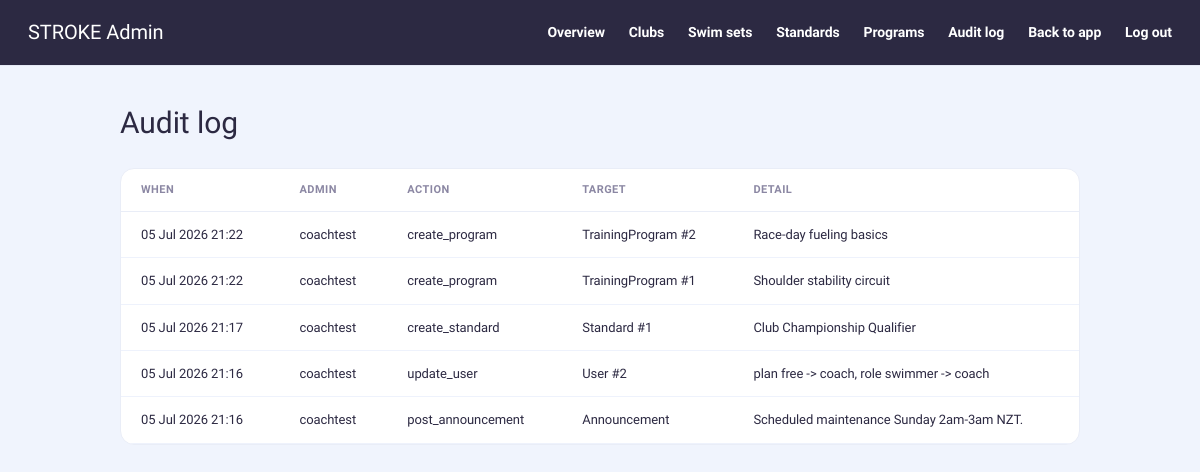
The page /admin/audit (signed in) on the database its author committed.
### models.py (models this page shows, shortened)
class AdminAuditLog(db.Model):
    __tablename__ = 'admin_audit_log'
    id = db.Column(db.Integer, primary_key=True)
    admin_id = db.Column(db.Integer, db.ForeignKey('user.id'), nullable=False)
    action = db.Column(db.String(50), nullable=False)
    target_type = db.Column(db.String(30))
    target_id = db.Column(db.Integer)
    detail = db.Column(db.Text)
    created_at = db.Column(db.DateTime, default=datetime.utcnow)

class User(db.Model, UserMixin):
    __tablename__ = 'user'
    id = db.Column(db.Integer, primary_key=True)
    email = db.Column(db.String(150), unique=True, nullable=False)
    username = db.Column(db.String(80), unique=True, nullable=False)
    password = db.Column(db.String(200), nullable=False)
    created_at = db.Column(db.DateTime, default=datetime.utcnow)
    plan = db.Column(db.String(20), default='free')
    is_verified = db.Column(db.Boolean, default=False)
    is_admin = db.Column(db.Boolean, default=False)
    verify_code = db.Column(db.String(6), nullable=True)
    verify_code_sent_at = db.Column(db.DateTime, nullable=True)
    role = db.Column(db.String(20), default='swimmer')  # 'swimmer' or 'coach'
    share_leaderboard = db.Column(db.Boolean, default=False)
    swims = db.relationship('Swim', backref='user', lazy=True)
    sessions = db.relationship('Session', backref='user', lazy=True)

### routes.py (the view)
@main.route('/admin/audit')
@login_required
@admin_required
def admin_audit():
    from app import db
    from models import AdminAuditLog, User
    logs = (
        db.session.query(AdminAuditLog)
        .order_by(AdminAuditLog.created_at.desc())
        .limit(200)
        .all()
    )
    admins = {u.id: u.username for u in db.session.query(User).all()}
    return render_template('admin_audit.html', logs=logs, admins=admins)

### auth_utils.py (called while the page is built)
def admin_required(f):
    @wraps(f)
    def wrapper(*args, **kwargs):
        if not current_user.is_authenticated or not current_user.is_admin:
            abort(403)
        return f(*args, **kwargs)
    return wrapper

### templates/admin_audit.html (shortened to what this page needs)
<!DOCTYPE html>
<html lang="en">
<head>
<link rel="stylesheet" href="{{ url_for('static', filename='css/main.css') }}">
</head>
<body>
<nav class="adm-nav">
  <span class="adm-logo">STROKE Admin</span>
  <div>
    <a href="/admin">Overview</a>
    <a href="/admin/clubs">Clubs</a>
    <a href="/admin/sets">Swim sets</a>
    <a href="/admin/standards">Standards</a>
    <a href="/admin/programs">Programs</a>
    <a href="/admin/audit">Audit log</a>
    <a href="/dashboard">Back to app</a>
    <a href="/logout">Log out</a>
  </div>
</nav>
<div class="adm-wrap">
  <p class="adm-title">Audit log</p>
  <div class="adm-panel">
    {% if logs %}
    <table>
      <thead>
        <tr><th>When</th><th>Admin</th><th>Action</th><th>Target</th><th>Detail</th></tr>
      </thead>
      <tbody>
        {% for l in logs %}
        <tr>
          <td>{{ l.created_at.strftime('%d %b %Y %H:%M') }}</td>
          <td>{{ admins.get(l.admin_id, '—') }}</td>
          <td>{{ l.action }}</td>
          <td>{{ l.target_type or '—' }}{% if l.target_id %} #{{ l.target_id }}{% endif %}</td>
          <td>{{ l.detail or '—' }}</td>
        </tr>
        {% endfor %}
      </tbody>
    </table>
    {% else %}
    <div class="empty-state">No admin actions logged yet.</div>
    {% endif %}
  </div>
</div>
</body>
</html>

### static/css/main.css (style rules this page uses)
:root { --ink: #2c2942; --ink-soft: #595571; --ink-faint: #8b87a3; --paper: #f4f6fd; --paper-warm: #fbf6f2; --surface: #ffffff; --surface-2: #eef2fc; --surface-3: #e7ecfa; --blue: #7bace8; --blue-600: #4f8bd4; --blue-tint: #e4eefb; --lav: #b7c1f1; --lav-600: #6f7fe0; --lav-tint: #ebeefb; --peach: #f6c6a8; --peach-600: #e79a6d; --peach-tint: #fde7d8; --mint: #a6e2c8; --mint-600: #4cbd90; --mint-tint: #e2f6ee; --butter: #f7e2a6; --butter-tint:#fbf1cf; --accent: #6f8fe6; --accent-600: #5474d4; --accent-soft: #c8d5f6; --accent-tint: #e9eefc; --good: #4fc196; --good-tint: #dff5ec; --warn: #f0b24d; --warn-tint: #fbeecf; --bad: #ef7d6a; --bad-tint: #fbe4df; --line: #e4e8f4; --line-soft: #eef1f9; --r-sm: 12px; --r-md: 18px; --r-lg: 24px; --r-xl: 32px; --r-pill: 999px; --sh-xs: 0 1px 3px rgba(58,66,120,.05); --sh-sm: 0 3px 10px rgba(58,66,120,.06); --sh-md: 0 10px 26px rgba(58,66,120,.08); --sh-lg: 0 20px 50px rgba(58,66,120,.12); --sh-pop: 0 12px 30px rgba(111,143,230,.22); --sp-1: 4px; --sp-2: 8px; --sp-3: 12px; --sp-4: 16px; --sp-5: 24px; --sp-6: 32px; --sp-7: 48px; --sp-8: 64px; --ease: cubic-bezier(.4, 0, .2, 1); }
*, *::before, *::after { box-sizing: border-box; margin: 0; padding: 0; }
html { scroll-behavior: smooth; overflow-x: hidden; }
body { font-family: 'Schibsted Grotesk', sans-serif; background: var(--paper); color: var(--ink); line-height: 1.65; font-weight: 450; letter-spacing: -0.005em; min-height: 100vh; overflow-x: hidden; -webkit-font-smoothing: antialiased; }
button, a { cursor: pointer; }
a { color: inherit; text-decoration: none; }
nav { display: flex; align-items: center; justify-content: space-between; padding: 0 var(--sp-5); height: 66px; position: sticky; top: 0; z-index: 100; background: rgba(255,255,255,0.82); backdrop-filter: saturate(1.4) blur(14px); -webkit-backdrop-filter: saturate(1.4) blur(14px); border-bottom: 1px solid var(--line); }

### templates/admin_audit.html (style rules this page uses)
body { font-family:'Schibsted Grotesk',sans-serif;background:#f0f4fd;margin:0;color:#2c2942; }
.adm-nav { display:flex;align-items:center;justify-content:space-between;padding:16px 28px;background:#2c2942;color:#fff; }
.adm-nav a { color:#fff;text-decoration:none;font-weight:600;font-size:14px;margin-left:20px; }
.adm-logo { font-family:'Schibsted Grotesk',sans-serif;font-size:20px; }
.adm-wrap { max-width:1000px;margin:0 auto;padding:32px 20px 60px; }
.adm-title { font-family:'Schibsted Grotesk',sans-serif;font-size:30px;margin:0 0 20px; }
.adm-panel { background:#fff;border-radius:14px;border:1px solid #e9edf7;overflow:hidden; }
table { width:100%;border-collapse:collapse; }
th { text-align:left;font-size:11px;text-transform:uppercase;letter-spacing:.04em;color:#8b87a3;padding:12px 20px;border-bottom:1px solid #e9edf7; }
td { padding:12px 20px;border-bottom:1px solid #eef2fc;font-size:13px; }

### rows shown on the page
AdminAuditLog: created_at "05 Jul 2026 21:22", action "create_program", target_type "TrainingProgram", target_id "2", detail "Race-day fueling basics"
User: get "coachtest"
AdminAuditLog: created_at "05 Jul 2026 21:22", action "create_program", target_type "TrainingProgram", target_id "1", detail "Shoulder stability circuit"
AdminAuditLog: created_at "05 Jul 2026 21:17", action "create_standard", target_type "Standard", target_id "1", detail "Club Championship Qualifier"
AdminAuditLog: created_at "05 Jul 2026 21:16", action "update_user", target_type "User", target_id "2", detail "plan free -> coach, role swimmer -> coach"
AdminAuditLog: created_at "05 Jul 2026 21:16", action "post_announcement", target_type "Announcement", detail "Scheduled maintenance Sunday 2am-3am NZT."
